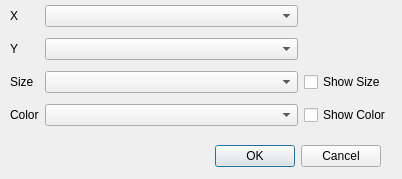
<?xml version="1.0" encoding="UTF-8"?>
<ui version="4.0">
 <class>SelectScatterPlotVarsForm</class>
 <widget class="QDialog" name="SelectScatterPlotVarsForm">
  <property name="geometry">
   <rect>
    <x>0</x>
    <y>0</y>
    <width>402</width>
    <height>179</height>
   </rect>
  </property>
  <property name="sizePolicy">
   <sizepolicy hsizetype="Preferred" vsizetype="Preferred">
    <horstretch>0</horstretch>
    <verstretch>0</verstretch>
   </sizepolicy>
  </property>
  <property name="windowTitle">
   <string>Select Variables to Plot</string>
  </property>
  <widget class="QDialogButtonBox" name="buttonBox">
   <property name="geometry">
    <rect>
     <x>40</x>
     <y>140</y>
     <width>341</width>
     <height>32</height>
    </rect>
   </property>
   <property name="orientation">
    <enum>Qt::Horizontal</enum>
   </property>
   <property name="standardButtons">
    <set>QDialogButtonBox::Cancel|QDialogButtonBox::Ok</set>
   </property>
  </widget>
  <widget class="QWidget" name="gridLayoutWidget">
   <property name="geometry">
    <rect>
     <x>10</x>
     <y>0</y>
     <width>381</width>
     <height>131</height>
    </rect>
   </property>
   <layout class="QGridLayout" name="gridLayout">
    <item row="2" column="1">
     <widget class="QLabel" name="m_yLabel">
      <property name="sizePolicy">
       <sizepolicy hsizetype="Fixed" vsizetype="Preferred">
        <horstretch>0</horstretch>
        <verstretch>0</verstretch>
       </sizepolicy>
      </property>
      <property name="text">
       <string>Y</string>
      </property>
     </widget>
    </item>
    <item row="1" column="1">
     <widget class="QLabel" name="m_xLabel">
      <property name="sizePolicy">
       <sizepolicy hsizetype="Fixed" vsizetype="Preferred">
        <horstretch>0</horstretch>
        <verstretch>0</verstretch>
       </sizepolicy>
      </property>
      <property name="text">
       <string>X</string>
      </property>
     </widget>
    </item>
    <item row="4" column="2">
     <widget class="QComboBox" name="m_colorComboBox"/>
    </item>
    <item row="4" column="1">
     <widget class="QLabel" name="m_colorLabel">
      <property name="sizePolicy">
       <sizepolicy hsizetype="Fixed" vsizetype="Preferred">
        <horstretch>0</horstretch>
        <verstretch>0</verstretch>
       </sizepolicy>
      </property>
      <property name="text">
       <string>Color</string>
      </property>
     </widget>
    </item>
    <item row="3" column="2">
     <widget class="QComboBox" name="m_sizeComboBox"/>
    </item>
    <item row="3" column="1">
     <widget class="QLabel" name="m_sizeLabel">
      <property name="sizePolicy">
       <sizepolicy hsizetype="Fixed" vsizetype="Preferred">
        <horstretch>0</horstretch>
        <verstretch>0</verstretch>
       </sizepolicy>
      </property>
      <property name="text">
       <string>Size</string>
      </property>
     </widget>
    </item>
    <item row="3" column="3">
     <widget class="QCheckBox" name="m_showSize">
      <property name="sizePolicy">
       <sizepolicy hsizetype="Fixed" vsizetype="Preferred">
        <horstretch>0</horstretch>
        <verstretch>0</verstretch>
       </sizepolicy>
      </property>
      <property name="text">
       <string>Show Size</string>
      </property>
      <property name="checked">
       <bool>false</bool>
      </property>
     </widget>
    </item>
    <item row="4" column="3">
     <widget class="QCheckBox" name="m_showColor">
      <property name="sizePolicy">
       <sizepolicy hsizetype="Fixed" vsizetype="Fixed">
        <horstretch>0</horstretch>
        <verstretch>0</verstretch>
       </sizepolicy>
      </property>
      <property name="text">
       <string>Show Color</string>
      </property>
      <property name="checked">
       <bool>false</bool>
      </property>
     </widget>
    </item>
    <item row="2" column="2">
     <widget class="QComboBox" name="m_yComboBox"/>
    </item>
    <item row="1" column="2">
     <widget class="QComboBox" name="m_xComboBox"/>
    </item>
   </layout>
  </widget>
 </widget>
 <resources/>
 <connections>
  <connection>
   <sender>buttonBox</sender>
   <signal>accepted()</signal>
   <receiver>SelectScatterPlotVarsForm</receiver>
   <slot>accept()</slot>
   <hints>
    <hint type="sourcelabel">
     <x>248</x>
     <y>254</y>
    </hint>
    <hint type="destinationlabel">
     <x>157</x>
     <y>274</y>
    </hint>
   </hints>
  </connection>
  <connection>
   <sender>buttonBox</sender>
   <signal>rejected()</signal>
   <receiver>SelectScatterPlotVarsForm</receiver>
   <slot>reject()</slot>
   <hints>
    <hint type="sourcelabel">
     <x>316</x>
     <y>260</y>
    </hint>
    <hint type="destinationlabel">
     <x>286</x>
     <y>274</y>
    </hint>
   </hints>
  </connection>
 </connections>
</ui>
